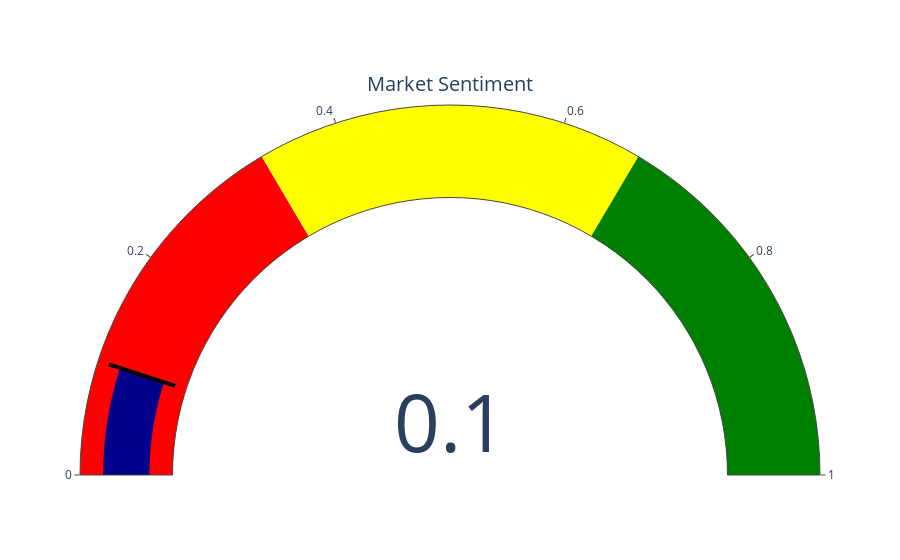

Notebook code cell kept with this figure:
### Code cell
import plotly.graph_objects as go


# Create the gauge chart
fig = go.Figure(go.Indicator(
    mode="gauge+number",
    value=prob,
    title={'text': "Market Sentiment"},
    gauge={
        'axis': {'range': [0, 1]},
        'bar': {'color': "darkblue"},
        'steps': [
            {'range': [0, 0.33], 'color': "red"},
            {'range': [0.33, 0.67], 'color': "yellow"},
            {'range': [0.67, 1], 'color': "green"}
        ],
        'threshold': {
            'line': {'color': "black", 'width': 4},
            'thickness': 0.75,
            'value': prob
        }
    }
))

fig.show()

### Figure 1 — Plotly figure (JSON) as saved in the notebook; plotly's stock layout.template omitted (floating-point values rounded to 4 significant figures)
{"data": [{"gauge": {"axis": {"range": [0, 1]}, "bar": {"color": "darkblue"}, "steps": [{"color": "red", "range": [0, 0.33]}, {"color": "yellow", "range": [0.33, 0.67]}, {"color": "green", "range": [0.67, 1]}], "threshold": {"line": {"color": "black", "width": 4}, "thickness": 0.75, "value": 0.09987}}, "mode": "gauge+number", "title": {"text": "Market Sentiment"}, "type": "indicator", "value": 0.09987}], "layout": {}}
